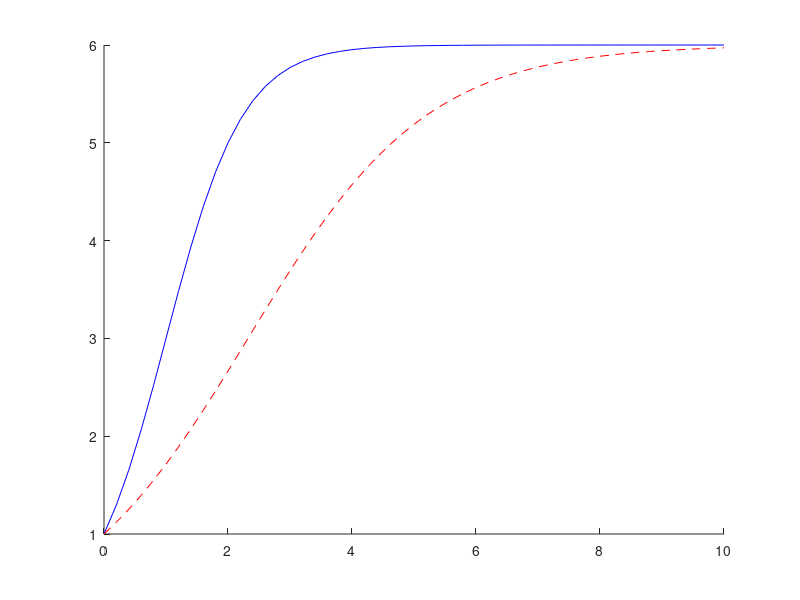

Here is the MATLAB script that generated this plot: (Note: this script raises an error after producing the figure.)
% input data
clear
% define anon func
bacteriaNumber = @(time,n0,K,lamda) (n0 .* lamda .^ time) ./ (1 + (n0 .* ((lamda .^ time) - 1) ./ K)); % apply growth formula
%set maxTime == 10
maxTime = 10;
% set t as array of 51 obj between 0 and maxTime
t = linspace(0,maxTime,51);
% set vars for func
n0=1;
K=6;
lambda = 5;
% use anon func
pop1formula = bacteriaNumber(t,n0,K,lambda);
hold on
plot(t,pop1formula,"b-")
% set vars for 2nd calc
n0=1;
K=6;
lambda = 2;
% use anon func
pop2formula = bacteriaNumber(t,n0,K,lambda);
% set plot for growth
plot(t,pop2formula,"r--")
Nsteps = 0:maxTime;
pop1sim = ex4_2simulate(1,6,5);
plot(Nsteps,pop1sim,"k-.",Marker="o")
pop2sim = ex4_2simulate(1,6,2);
plot(Nsteps,pop2sim,"m-.",Marker="square")
% set legend
legend('\lambda=5 formula','\lambda=2 formula','\lambda=5 simulate','\lambda=2 simulate',Location='southeast')
title('Logistic Growth')
xlabel('Time Passed')
ylabel('Population')